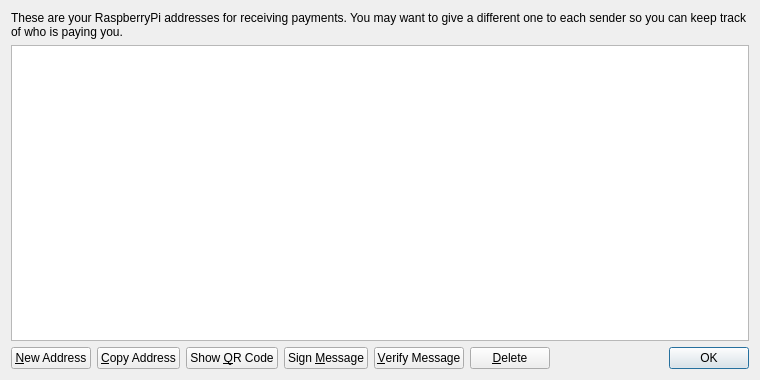
<?xml version="1.0" encoding="UTF-8"?>
<ui version="4.0">
 <class>AddressBookPage</class>
 <widget class="QWidget" name="AddressBookPage">
  <property name="geometry">
   <rect>
    <x>0</x>
    <y>0</y>
    <width>760</width>
    <height>380</height>
   </rect>
  </property>
  <property name="windowTitle">
   <string>Address Book</string>
  </property>
  <layout class="QVBoxLayout" name="verticalLayout">
   <item>
    <widget class="QLabel" name="labelExplanation">
     <property name="text">
      <string>These are your RaspberryPi addresses for receiving payments. You may want to give a different one to each sender so you can keep track of who is paying you.</string>
     </property>
     <property name="textFormat">
      <enum>Qt::PlainText</enum>
     </property>
     <property name="wordWrap">
      <bool>true</bool>
     </property>
    </widget>
   </item>
   <item>
    <widget class="QTableView" name="tableView">
     <property name="contextMenuPolicy">
      <enum>Qt::CustomContextMenu</enum>
     </property>
     <property name="toolTip">
      <string>Double-click to edit address or label</string>
     </property>
     <property name="tabKeyNavigation">
      <bool>false</bool>
     </property>
     <property name="alternatingRowColors">
      <bool>true</bool>
     </property>
     <property name="selectionMode">
      <enum>QAbstractItemView::SingleSelection</enum>
     </property>
     <property name="selectionBehavior">
      <enum>QAbstractItemView::SelectRows</enum>
     </property>
     <property name="sortingEnabled">
      <bool>true</bool>
     </property>
     <attribute name="verticalHeaderVisible">
      <bool>false</bool>
     </attribute>
    </widget>
   </item>
   <item>
    <layout class="QHBoxLayout" name="horizontalLayout">
     <item>
      <widget class="QPushButton" name="newAddressButton">
       <property name="toolTip">
        <string>Create a new address</string>
       </property>
       <property name="text">
        <string>&amp;New Address</string>
       </property>
       <property name="icon">
        <iconset resource="../bitcoin.qrc">
         <normaloff>:/icons/add</normaloff>:/icons/add</iconset>
       </property>
      </widget>
     </item>
     <item>
      <widget class="QPushButton" name="copyToClipboard">
       <property name="toolTip">
        <string>Copy the currently selected address to the system clipboard</string>
       </property>
       <property name="text">
        <string>&amp;Copy Address</string>
       </property>
       <property name="icon">
        <iconset resource="../bitcoin.qrc">
         <normaloff>:/icons/editcopy</normaloff>:/icons/editcopy</iconset>
       </property>
      </widget>
     </item>
     <item>
      <widget class="QPushButton" name="showQRCode">
       <property name="text">
        <string>Show &amp;QR Code</string>
       </property>
       <property name="icon">
        <iconset resource="../bitcoin.qrc">
         <normaloff>:/icons/qrcode</normaloff>:/icons/qrcode</iconset>
       </property>
      </widget>
     </item>
     <item>
      <widget class="QPushButton" name="signMessage">
       <property name="toolTip">
        <string>Sign a message to prove you own a RaspberryPi address</string>
       </property>
       <property name="text">
        <string>Sign &amp;Message</string>
       </property>
       <property name="icon">
        <iconset resource="../bitcoin.qrc">
         <normaloff>:/icons/edit</normaloff>:/icons/edit</iconset>
       </property>
      </widget>
     </item>
     <item>
      <widget class="QPushButton" name="verifyMessage">
       <property name="toolTip">
        <string>Verify a message to ensure it was signed with a specified RaspberryPi address</string>
       </property>
       <property name="text">
        <string>&amp;Verify Message</string>
       </property>
       <property name="icon">
        <iconset resource="../bitcoin.qrc">
         <normaloff>:/icons/transaction_0</normaloff>:/icons/transaction_0</iconset>
       </property>
      </widget>
     </item>
     <item>
      <widget class="QPushButton" name="deleteButton">
       <property name="toolTip">
        <string>Delete the currently selected address from the list</string>
       </property>
       <property name="text">
        <string>&amp;Delete</string>
       </property>
       <property name="icon">
        <iconset resource="../bitcoin.qrc">
         <normaloff>:/icons/remove</normaloff>:/icons/remove</iconset>
       </property>
      </widget>
     </item>
     <item>
      <spacer name="horizontalSpacer">
       <property name="orientation">
        <enum>Qt::Horizontal</enum>
       </property>
       <property name="sizeHint" stdset="0">
        <size>
         <width>40</width>
         <height>20</height>
        </size>
       </property>
      </spacer>
     </item>
     <item>
      <widget class="QDialogButtonBox" name="buttonBox">
       <property name="sizePolicy">
        <sizepolicy hsizetype="Maximum" vsizetype="Fixed">
         <horstretch>0</horstretch>
         <verstretch>0</verstretch>
        </sizepolicy>
       </property>
       <property name="standardButtons">
        <set>QDialogButtonBox::Ok</set>
       </property>
      </widget>
     </item>
    </layout>
   </item>
  </layout>
 </widget>
 <resources>
  <include location="../bitcoin.qrc"/>
 </resources>
 <connections/>
</ui>
